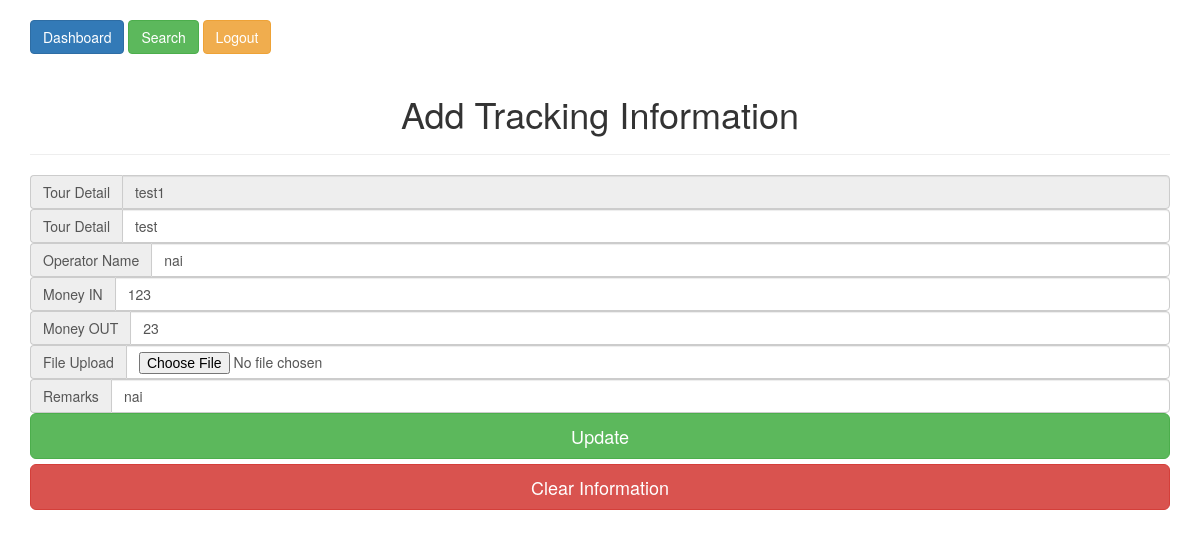
Page /edit.php?id=2 (signed in) on the committed database.
### tables this page shows
CREATE TABLE IF NOT EXISTS `info` (
  `id` int(10) NOT NULL AUTO_INCREMENT,
  `booking_id` varchar(10) NOT NULL,
  `tour_detail` text NOT NULL,
  `operator_name` tinytext NOT NULL,
  `money_in` double NOT NULL,
  `money_out` double NOT NULL,
  `file_link` tinytext NOT NULL,
  `remarks` tinytext NOT NULL,
  `date_time` timestamp NOT NULL DEFAULT CURRENT_TIMESTAMP,
  `deleted_at` timestamp NULL DEFAULT NULL,
  PRIMARY KEY (`id`)
);

### edit.php (the view, shortened to what this page needs)
<?php
$id=$_GET['id'];
require_once("config.php");
$sql = "SELECT * FROM info WHERE id='$id'";
$rs_result = mysqli_query($conn,$sql);
$res=mysqli_fetch_array($rs_result);
$booking_id = $res['booking_id'];
$tour_detail = $res['tour_detail'];
$operator_name = $res['operator_name'];
$money_in = $res['money_in'];
$money_out = $res['money_out'];
$remarks = $res['remarks'];
if (!(isset($_SESSION['un']))){
header("location:index.php");
}
else {
?>
<html>
<head>
    <link rel="stylesheet" href="css/bootstrap.min.css">
</head>
<body class="container">
<br>
	<a href="admin.php"><span class="btn btn-primary">Dashboard</span></a>
	<a href="search.php?search="><span class="btn btn-success">Search</span></a>
	<a href="logout.php"><span class="btn btn-warning">Logout</span></a>
	<br/><br/>
    <center><h1>Add Tracking Information</h1></center><hr>
	<form action="update.php" method="post" name="form1" enctype="multipart/form-data">
	     <div class="input-group">
      		<span class="input-group-addon">Tour Detail</span>
      		<input id="tour_detail" type="text" class="form-control" name="booking_id" placeholder="Tour Detail" value="<?php echo   $booking_id?>" readonly>
    	</div>
        <div class="input-group">
      		<span class="input-group-addon">Tour Detail</span>
      		<input id="tour_detail" type="text" class="form-control" name="tour_detail" placeholder="Tour Detail" value="<?php echo   $tour_detail?>">
    	</div>
        	<div class="input-group">
      		<span class="input-group-addon">Operator Name</span>
      		<input id="operator_name" type="text" class="form-control" name="operator_name" placeholder="Operator Name" value="<?php echo $operator_name?>">
    	</div>
        <div class="input-group">
      		<span class="input-group-addon">Money IN</span>
      		<input id="money_in" type="double" class="form-control" name="money_in" placeholder="Amount Get from the Tour" value="<?php echo $money_in?>" required>
    	</div>
         <div class="input-group">
      		<span class="input-group-addon">Money OUT</span>
      		<input id="money_out" type="double" class="form-control" name="money_out" placeholder="Amount given to Tour Operator" required value="<?php echo $money_out?>">
    	</div>
        <div class="input-group">
      		<span class="input-group-addon">File Upload</span>
      		<input id="file_link" type="file" class="form-control" name="file_link" placeholder="Click Here to upload the pdf/png/jpeg/jpg file" value="<?php echo$tour_detail?>">
    	</div>
         <div class="input-group">
      		<span class="input-group-addon">Remarks</span>
      		<input id="remarks" type="text" class="form-control" name="remarks" placeholder="Remarks" value="<?php echo $remarks?>">
    	</div>
        <input type="submit" name="submit" value="Update" class="btn btn-success btn-block btn-lg">
        <input type="reset" name="reset" value="Clear Information" class="btn btn-danger  btn-block btn-lg">
	</form>
    <?php
    }
    ?>
</body>
</html>

### rows in the picture
info: booking_id "test1", tour_detail "test", operator_name "nai", money_in "123", money_out "23", remarks "nai"
